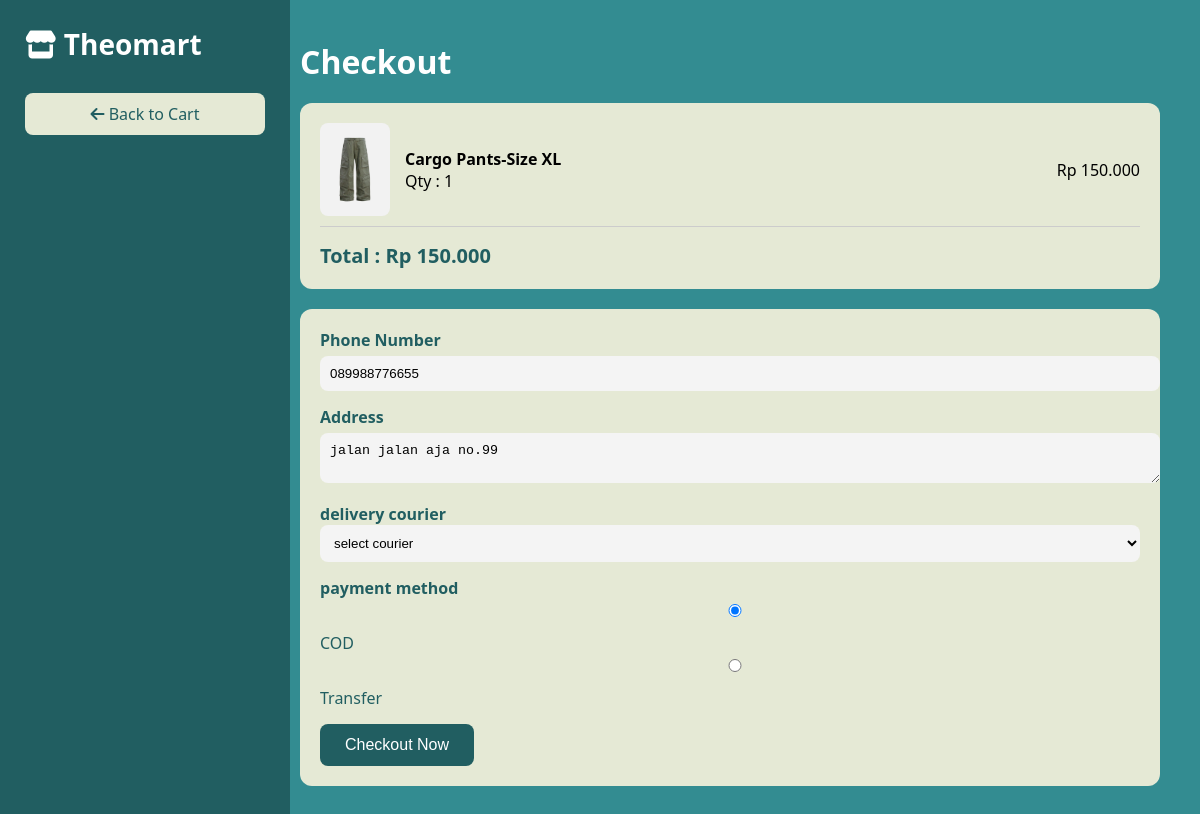
Screenshot of /users/checkout.php (signed in) with the database file from the repository.
### tables this page shows
CREATE TABLE `transactions` (
  `id` int(11) NOT NULL,
  `product_id` int(11) NOT NULL,
  `customer_name` varchar(150) NOT NULL,
  `quantity` int(11) NOT NULL DEFAULT 1,
  `total_price` int(11) NOT NULL,
  `proof_photo` varchar(255) DEFAULT NULL,
  `status` enum('Pending','Paid','Cancelled') DEFAULT 'Pending',
  `created_at` date DEFAULT curdate(),
  `phone` varchar(20) DEFAULT NULL,
  `address` text DEFAULT NULL,
  `payment_method` enum('cod','transfer') NOT NULL DEFAULT 'cod',
  `checkout_status` enum('cart','checkout') DEFAULT 'cart',
  `refund_status` enum('none','requested','approved','rejected') DEFAULT 'none',
  `refund_reason` text DEFAULT NULL,
  `refund_date` datetime DEFAULT NULL,
  `refund_target` varchar(255) DEFAULT NULL,
  `refund_proof` varchar(255) DEFAULT NULL,
  `shipping_address` text DEFAULT NULL,
  `shipping_status` varchar(50) DEFAULT 'pending',
  `shipping_courier` varchar(50) DEFAULT NULL,
  `tracking_number` varchar(100) DEFAULT NULL
);

CREATE TABLE `products` (
  `id` int(11) NOT NULL,
  `name` varchar(100) DEFAULT NULL,
  `category` varchar(50) DEFAULT NULL,
  `price` int(11) DEFAULT NULL,
  `stock` int(11) DEFAULT NULL,
  `photo` varchar(255) DEFAULT NULL
);

CREATE TABLE `users` (
  `id` int(11) NOT NULL,
  `username` varchar(50) DEFAULT NULL,
  `email` varchar(100) DEFAULT NULL,
  `password` varchar(255) DEFAULT NULL,
  `role` enum('admin','petugas','user') DEFAULT NULL,
  `created_at` timestamp NULL DEFAULT NULL,
  `updated_at` timestamp NULL DEFAULT NULL,
  `phone` varchar(20) DEFAULT NULL,
  `address` text DEFAULT NULL
);

### users/checkout.php (the view, shortened to what this page needs)
<?php
    include "../config/database.php";
    $username = $_SESSION['username'];
    $user_query = mysqli_query($conn, "
        SELECT username, email, phone, address
        FROM users
        WHERE username = '$username'
    ");
    $user = mysqli_fetch_assoc($user_query);
    $query = mysqli_query($conn, "
        SELECT
            t.id,
            t.product_id,
            t.quantity,
            t.total_price,
            t.proof_photo,
            p.name,
            p.photo
        FROM transactions t
        JOIN products p ON p.id = t.product_id
        WHERE t.customer_name = '$username'
        AND t.checkout_status = 'Cart'
        ORDER BY t.id DESC
    ");
    $cart_items = [];
    $total      = 0;
    while ($row = mysqli_fetch_assoc($query)) {
        $cart_items[] = $row;
        $total       += $row['total_price'];
    }
?>
<!DOCTYPE html>
<html>
    <head>
        <link rel="stylesheet"
            href="https://cdnjs.cloudflare.com/ajax/libs/font-awesome/6.5.0/css/all.min.css">
    </head>
    <body>
        <div class="sidebar">
            <div class="logo">
                <i class="fa fa-store"></i> Theomart
            </div>
            <a href="cart.php" class="back-btn">
                <i class="fa fa-arrow-left"></i> Back to Cart
            </a>
        </div>
        <div class="content">
            <div class="title">
                Checkout
            </div>
            <form method="POST" enctype="multipart/form-data">
                <div class="box">
                    <?php foreach ($cart_items as $item): ?>
                        <div class="product">
                            <div class="product-left">
                                <img src="../uploads/<?= $item['photo'] ?>">
                                <div>
                                    <b><?= $item['name'] ?></b><br>
                                    Qty : <?= $item['quantity'] ?>
                                </div>
                            </div>
                            <div>
                                Rp <?= number_format($item['total_price'], 0, ',', '.') ?>
                            </div>
                        </div>
                    <?php endforeach; ?>
                    <div class="total">
                        Total : Rp <?= number_format($total, 0, ',', '.') ?>
                    </div>
                </div>
                <div class="box">
                   <label>Phone Number</label>
                    <input
                        type="text"
                        name="phone"
                        value="<?= $user['phone'] ?? '' ?>"
                        required
                    >
                    <label>Address</label>
                    <textarea name="address" required><?= $user['address'] ?? '' ?></textarea>
                    <label>delivery courier</label>
                    <select name="courier" required>
                        <option value="">select courier</option>
                    </select>
                    <label>payment method</label>
                    <div class="payment-method">
                        <label>
                            <input type="radio" name="method" value="cod" checked>
                            COD
                        </label>
                        <label>
                            <input type="radio" name="method" value="transfer">
                            Transfer
                        </label>
                    </div>
                    <button class="btn" name="checkout">
                        Checkout Now
                    </button>
                </div>
            </form>
        </div>
    </body>
</html>

### users/checkout.php (style rules this page uses)
body { margin: 0; font-family: 'Segoe UI', sans-serif; background: #338C91; }
.sidebar { width: 240px; background: #215E61; height: 100vh; position: fixed; color: white; padding: 25px; }
.logo { font-size: 28px; font-weight: bold; margin-bottom: 30px; }
.back-btn { background: #e5e9d5; color: #215E61; padding: 10px; border-radius: 8px; text-decoration: none; display: block; text-align: center; }
.content { margin-left: 260px; padding: 40px; }
.title { color: white; font-size: 32px; font-weight: bold; margin-bottom: 20px; }
.box { background: #e5e9d5; padding: 20px; border-radius: 12px; margin-bottom: 20px; }
.product { display: flex; justify-content: space-between; align-items: center; margin-bottom: 15px; padding-bottom: 10px; border-bottom: 1px solid #ccc; }
.product-left { display: flex; align-items: center; gap: 15px; }
.product img { width: 70px; border-radius: 8px; }
label { font-weight: bold; color: #215E61; }
input, textarea { width: 100%; padding: 10px; border: none; border-radius: 8px; margin-top: 5px; margin-bottom: 15px; background: #f4f4f4; }
.payment-method { margin-bottom: 15px; }
.payment-method label { margin-right: 20px; font-weight: normal; }
select { width: 100%; padding: 10px; border-radius: 8px; border: none; background: #f4f4f4; margin-bottom: 15px; }
.btn { background: #215E61; color: white; border: none; padding: 12px 25px; border-radius: 8px; cursor: pointer; font-size: 16px; }
.total { font-size: 20px; font-weight: bold; color: #215E61; margin-top: 10px; }

### rows the page displays
transactions: product.photo (picture), product.name "Cargo Pants-Size XL", quantity "1", total_price "150.000"
users: phone "089988776655", address "jalan jalan aja no.99"

### other values shown
$total "150.000"
